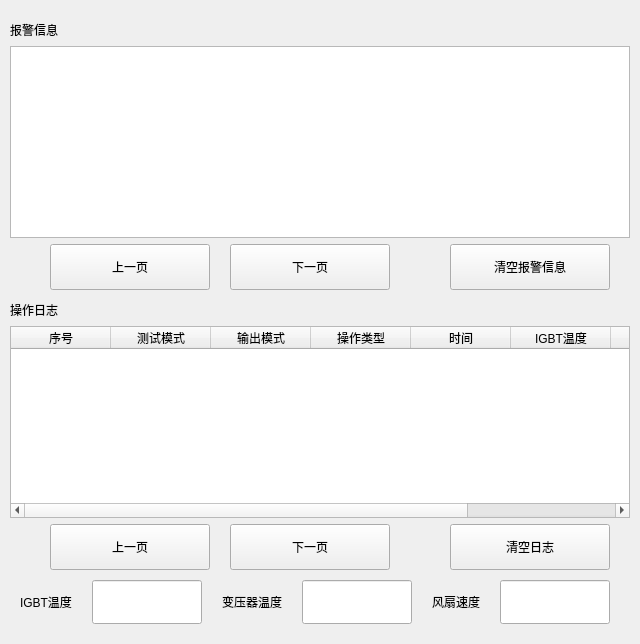
       <widget class="QWidget" name="alarmPage">
        <property name="styleSheet">
         <string notr="true"/>
        </property>
        <layout class="QVBoxLayout" name="verticalLayout_7">
         <property name="spacing">
          <number>10</number>
         </property>
         <property name="leftMargin">
          <number>0</number>
         </property>
         <property name="topMargin">
          <number>20</number>
         </property>
         <property name="rightMargin">
          <number>0</number>
         </property>
         <property name="bottomMargin">
          <number>20</number>
         </property>
         <item>
          <layout class="QVBoxLayout" name="verticalLayout_5">
           <property name="spacing">
            <number>6</number>
           </property>
           <property name="leftMargin">
            <number>10</number>
           </property>
           <property name="topMargin">
            <number>0</number>
           </property>
           <property name="rightMargin">
            <number>10</number>
           </property>
           <property name="bottomMargin">
            <number>0</number>
           </property>
           <item>
            <layout class="QHBoxLayout" name="horizontalLayout_13">
             <property name="spacing">
              <number>10</number>
             </property>
             <property name="rightMargin">
              <number>10</number>
             </property>
             <item>
              <widget class="QLabel" name="label_25">
               <property name="text">
                <string>报警信息</string>
               </property>
              </widget>
             </item>
             <item>
              <spacer name="horizontalSpacer_4">
               <property name="orientation">
                <enum>Qt::Horizontal</enum>
               </property>
               <property name="sizeHint" stdset="0">
                <size>
                 <width>40</width>
                 <height>20</height>
                </size>
               </property>
              </spacer>
             </item>
            </layout>
           </item>
           <item>
            <widget class="QTableWidget" name="alarmTable">
             <property name="styleSheet">
              <string notr="true"/>
             </property>
             <property name="horizontalScrollBarPolicy">
              <enum>Qt::ScrollBarAsNeeded</enum>
             </property>
             <property name="editTriggers">
              <set>QAbstractItemView::NoEditTriggers</set>
             </property>
             <property name="alternatingRowColors">
              <bool>true</bool>
             </property>
             <property name="selectionBehavior">
              <enum>QAbstractItemView::SelectRows</enum>
             </property>
             <attribute name="verticalHeaderVisible">
              <bool>false</bool>
             </attribute>
            </widget>
           </item>
           <item>
            <layout class="QHBoxLayout" name="horizontalLayout_12">
             <property name="spacing">
              <number>20</number>
             </property>
             <property name="leftMargin">
              <number>0</number>
             </property>
             <property name="rightMargin">
              <number>20</number>
             </property>
             <item>
              <spacer name="horizontalSpacer_2">
               <property name="orientation">
                <enum>Qt::Horizontal</enum>
               </property>
               <property name="sizeHint" stdset="0">
                <size>
                 <width>40</width>
                 <height>20</height>
                </size>
               </property>
              </spacer>
             </item>
             <item>
              <widget class="QPushButton" name="alarmPreBtn">
               <property name="minimumSize">
                <size>
                 <width>160</width>
                 <height>46</height>
                </size>
               </property>
               <property name="text">
                <string>上一页</string>
               </property>
              </widget>
             </item>
             <item>
              <widget class="QPushButton" name="alarmNextBtn">
               <property name="minimumSize">
                <size>
                 <width>160</width>
                 <height>46</height>
                </size>
               </property>
               <property name="text">
                <string>下一页</string>
               </property>
              </widget>
             </item>
             <item>
              <spacer name="horizontalSpacer_24">
               <property name="orientation">
                <enum>Qt::Horizontal</enum>
               </property>
               <property name="sizeHint" stdset="0">
                <size>
                 <width>40</width>
                 <height>20</height>
                </size>
               </property>
              </spacer>
             </item>
             <item>
              <widget class="QPushButton" name="alarmClearBtn">
               <property name="minimumSize">
                <size>
                 <width>160</width>
                 <height>46</height>
                </size>
               </property>
               <property name="text">
                <string>清空报警信息</string>
               </property>
              </widget>
             </item>
            </layout>
           </item>
          </layout>
         </item>
         <item>
          <layout class="QVBoxLayout" name="verticalLayout_6">
           <property name="spacing">
            <number>6</number>
           </property>
           <property name="leftMargin">
            <number>10</number>
           </property>
           <property name="topMargin">
            <number>0</number>
           </property>
           <property name="rightMargin">
            <number>10</number>
           </property>
           <property name="bottomMargin">
            <number>0</number>
           </property>
           <item>
            <layout class="QHBoxLayout" name="horizontalLayout_14">
             <property name="spacing">
              <number>10</number>
             </property>
             <property name="rightMargin">
              <number>10</number>
             </property>
             <item>
              <widget class="QLabel" name="label_26">
               <property name="text">
                <string>操作日志</string>
               </property>
              </widget>
             </item>
             <item>
              <spacer name="horizontalSpacer_5">
               <property name="orientation">
                <enum>Qt::Horizontal</enum>
               </property>
               <property name="sizeHint" stdset="0">
                <size>
                 <width>40</width>
                 <height>20</height>
                </size>
               </property>
              </spacer>
             </item>
            </layout>
           </item>
           <item>
            <widget class="QTableWidget" name="logTable">
             <property name="styleSheet">
              <string notr="true"/>
             </property>
             <property name="horizontalScrollBarPolicy">
              <enum>Qt::ScrollBarAsNeeded</enum>
             </property>
             <property name="editTriggers">
              <set>QAbstractItemView::NoEditTriggers</set>
             </property>
             <property name="alternatingRowColors">
              <bool>true</bool>
             </property>
             <property name="selectionBehavior">
              <enum>QAbstractItemView::SelectRows</enum>
             </property>
             <attribute name="verticalHeaderVisible">
              <bool>false</bool>
             </attribute>
             <column>
              <property name="text">
               <string>序号</string>
              </property>
             </column>
             <column>
              <property name="text">
               <string>测试模式</string>
              </property>
             </column>
             <column>
              <property name="text">
               <string>输出模式</string>
              </property>
             </column>
             <column>
              <property name="text">
               <string>操作类型</string>
              </property>
             </column>
             <column>
              <property name="text">
               <string>时间</string>
              </property>
             </column>
             <column>
              <property name="text">
               <string>IGBT温度</string>
              </property>
             </column>
             <column>
              <property name="text">
               <string>变压器温度</string>
              </property>
             </column>
             <column>
              <property name="text">
               <string>风扇转速</string>
              </property>
             </column>
            </widget>
           </item>
           <item>
            <layout class="QHBoxLayout" name="horizontalLayout_15">
             <property name="spacing">
              <number>20</number>
             </property>
             <property name="leftMargin">
              <number>0</number>
             </property>
             <property name="rightMargin">
              <number>20</number>
             </property>
             <item>
              <spacer name="horizontalSpacer_6">
               <property name="orientation">
                <enum>Qt::Horizontal</enum>
               </property>
               <property name="sizeHint" stdset="0">
                <size>
                 <width>40</width>
                 <height>20</height>
                </size>
               </property>
              </spacer>
             </item>
             <item>
              <widget class="QPushButton" name="logPreBtn">
               <property name="minimumSize">
                <size>
                 <width>160</width>
                 <height>46</height>
                </size>
               </property>
               <property name="text">
                <string>上一页</string>
               </property>
              </widget>
             </item>
             <item>
              <widget class="QPushButton" name="logNextBtn">
               <property name="minimumSize">
                <size>
                 <width>160</width>
                 <height>46</height>
                </size>
               </property>
               <property name="text">
                <string>下一页</string>
               </property>
              </widget>
             </item>
             <item>
              <spacer name="horizontalSpacer_3">
               <property name="orientation">
                <enum>Qt::Horizontal</enum>
               </property>
               <property name="sizeHint" stdset="0">
                <size>
                 <width>40</width>
                 <height>20</height>
                </size>
               </property>
              </spacer>
             </item>
             <item>
              <widget class="QPushButton" name="logClearBtn">
               <property name="minimumSize">
                <size>
                 <width>160</width>
                 <height>46</height>
                </size>
               </property>
               <property name="text">
                <string>清空日志</string>
               </property>
              </widget>
             </item>
            </layout>
           </item>
          </layout>
         </item>
         <item>
          <layout class="QHBoxLayout" name="horizontalLayout_16">
           <property name="spacing">
            <number>20</number>
           </property>
           <property name="leftMargin">
            <number>20</number>
           </property>
           <property name="rightMargin">
            <number>30</number>
           </property>
           <item>
            <widget class="QLabel" name="label_27">
             <property name="text">
              <string>IGBT温度</string>
             </property>
            </widget>
           </item>
           <item>
            <widget class="QLineEdit" name="igbtLE">
             <property name="minimumSize">
              <size>
               <width>0</width>
               <height>44</height>
              </size>
             </property>
             <property name="inputMask">
              <string notr="true"/>
             </property>
             <property name="text">
              <string notr="true"/>
             </property>
             <property name="readOnly">
              <bool>true</bool>
             </property>
            </widget>
           </item>
           <item>
            <widget class="QLabel" name="label_28">
             <property name="text">
              <string>变压器温度</string>
             </property>
            </widget>
           </item>
           <item>
            <widget class="QLineEdit" name="transformerLE">
             <property name="minimumSize">
              <size>
               <width>0</width>
               <height>44</height>
              </size>
             </property>
             <property name="inputMask">
              <string notr="true"/>
             </property>
             <property name="text">
              <string notr="true"/>
             </property>
             <property name="readOnly">
              <bool>true</bool>
             </property>
            </widget>
           </item>
           <item>
            <widget class="QLabel" name="label_29">
             <property name="text">
              <string>风扇速度</string>
             </property>
            </widget>
           </item>
           <item>
            <widget class="QLineEdit" name="fanspeedLE">
             <property name="minimumSize">
              <size>
               <width>0</width>
               <height>44</height>
              </size>
             </property>
             <property name="inputMask">
              <string notr="true"/>
             </property>
             <property name="text">
              <string notr="true"/>
             </property>
             <property name="readOnly">
              <bool>true</bool>
             </property>
            </widget>
           </item>
          </layout>
         </item>
        </layout>
       </widget>
